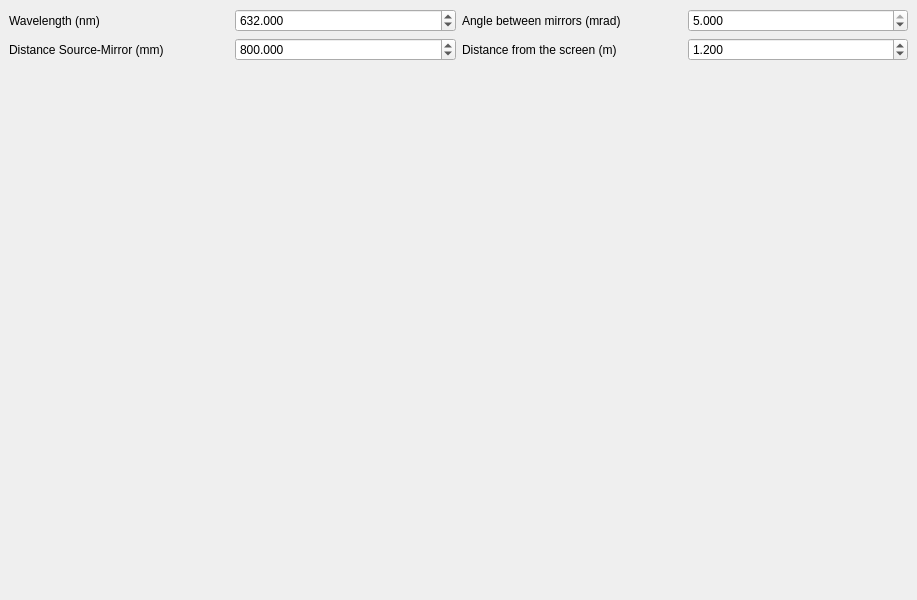
<?xml version="1.0" encoding="UTF-8"?>
<ui version="4.0">
 <class>MainWindow</class>
 <widget class="QMainWindow" name="MainWindow">
  <property name="geometry">
   <rect>
    <x>0</x>
    <y>0</y>
    <width>917</width>
    <height>600</height>
   </rect>
  </property>
  <property name="windowTitle">
   <string>Fresnel Mirror</string>
  </property>
  <widget class="QWidget" name="centralWidget">
   <layout class="QVBoxLayout" name="verticalLayout_2">
    <item>
     <layout class="QGridLayout" name="gridLayout_2">
      <item row="1" column="7">
       <widget class="QDoubleSpinBox" name="SpinBox_D">
        <property name="locale">
         <locale language="English" country="UnitedStates"/>
        </property>
        <property name="suffix">
         <string notr="true"/>
        </property>
        <property name="decimals">
         <number>3</number>
        </property>
        <property name="maximum">
         <double>10.000000000000000</double>
        </property>
        <property name="singleStep">
         <double>0.100000000000000</double>
        </property>
        <property name="value">
         <double>1.200000000000000</double>
        </property>
       </widget>
      </item>
      <item row="0" column="6">
       <widget class="QLabel" name="label_2">
        <property name="text">
         <string>Angle between mirrors (mrad)</string>
        </property>
       </widget>
      </item>
      <item row="1" column="6">
       <widget class="QLabel" name="label_4">
        <property name="text">
         <string>Distance from the screen (m)</string>
        </property>
       </widget>
      </item>
      <item row="0" column="1">
       <widget class="QLabel" name="label">
        <property name="text">
         <string>Wavelength (nm)</string>
        </property>
       </widget>
      </item>
      <item row="1" column="1">
       <widget class="QLabel" name="label_3">
        <property name="text">
         <string>Distance Source-Mirror (mm)</string>
        </property>
       </widget>
      </item>
      <item row="0" column="7">
       <widget class="QDoubleSpinBox" name="SpinBox_Angle">
        <property name="locale">
         <locale language="English" country="UnitedStates"/>
        </property>
        <property name="suffix">
         <string/>
        </property>
        <property name="decimals">
         <number>3</number>
        </property>
        <property name="maximum">
         <double>5.000000000000000</double>
        </property>
        <property name="singleStep">
         <double>0.001000000000000</double>
        </property>
        <property name="value">
         <double>5.000000000000000</double>
        </property>
       </widget>
      </item>
      <item row="0" column="2">
       <widget class="QDoubleSpinBox" name="SpinBox_Lambda">
        <property name="locale">
         <locale language="English" country="UnitedStates"/>
        </property>
        <property name="suffix">
         <string/>
        </property>
        <property name="decimals">
         <number>3</number>
        </property>
        <property name="minimum">
         <double>100.000000000000000</double>
        </property>
        <property name="maximum">
         <double>2000.000000000000000</double>
        </property>
        <property name="singleStep">
         <double>0.100000000000000</double>
        </property>
        <property name="value">
         <double>632.000000000000000</double>
        </property>
       </widget>
      </item>
      <item row="1" column="2">
       <widget class="QDoubleSpinBox" name="SpinBox_a">
        <property name="locale">
         <locale language="English" country="UnitedStates"/>
        </property>
        <property name="suffix">
         <string notr="true"/>
        </property>
        <property name="decimals">
         <number>3</number>
        </property>
        <property name="maximum">
         <double>1000.000000000000000</double>
        </property>
        <property name="singleStep">
         <double>0.050000000000000</double>
        </property>
        <property name="value">
         <double>800.000000000000000</double>
        </property>
       </widget>
      </item>
     </layout>
    </item>
    <item>
     <layout class="QVBoxLayout" name="verticalLayout">
      <item>
       <widget class="MPL_WIDGET_2D" name="mplwidget" native="true"/>
      </item>
     </layout>
    </item>
   </layout>
  </widget>
 </widget>
 <customwidgets>
  <customwidget>
   <class>MPL_WIDGET_2D</class>
   <extends>QWidget</extends>
   <header>mplwidget</header>
   <container>1</container>
  </customwidget>
 </customwidgets>
 <resources/>
 <connections/>
</ui>
